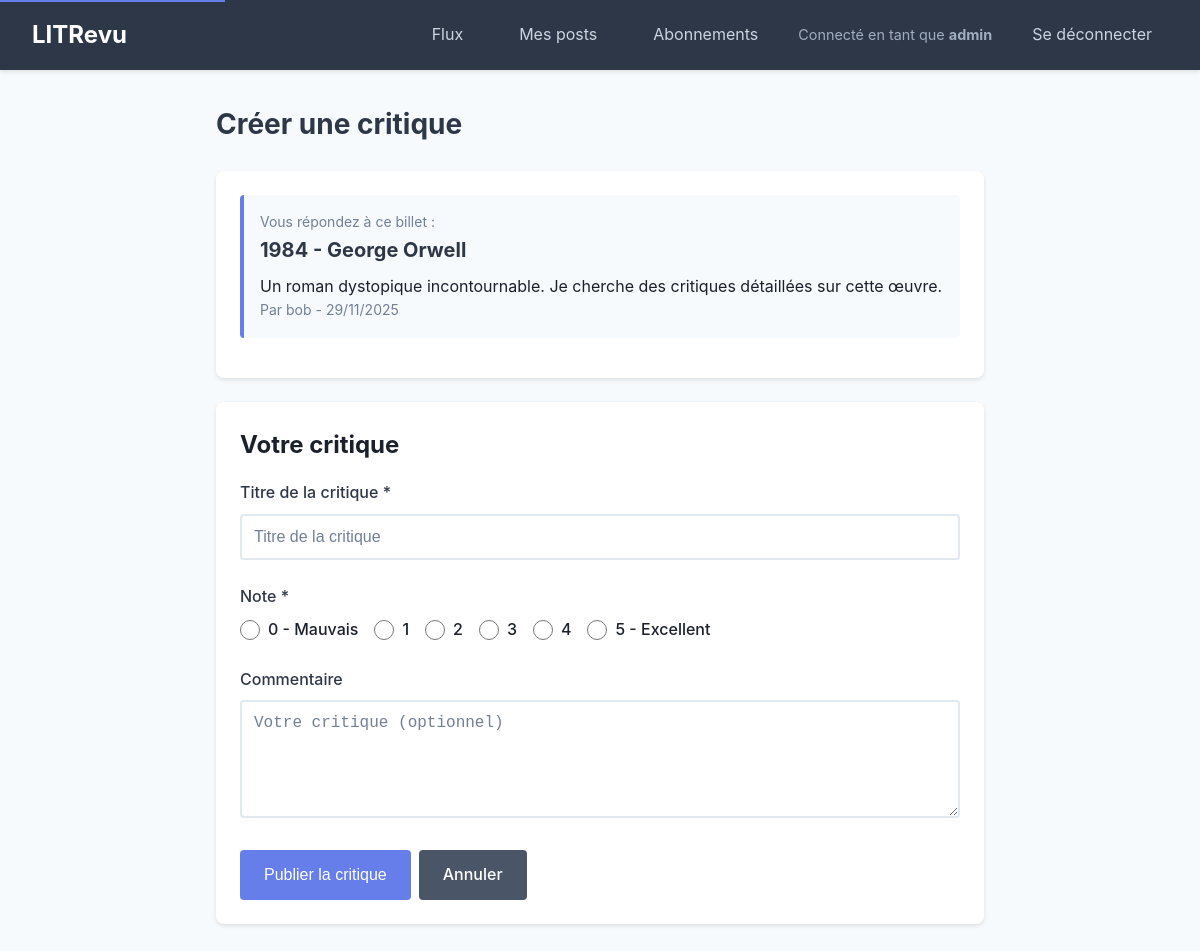
The app's page /ticket/2/review/ (signed in) with its own data.
### authentication/models.py (models this page shows, shortened)
class User(AbstractUser):
    profile_photo = models.ImageField(
        upload_to='profile_photos/',
        blank=True,
        null=True,
        verbose_name="Photo de profil"
    )
    class Meta:
        verbose_name = "Utilisateur"
        verbose_name_plural = "Utilisateurs"

### reviews/models.py (models this page shows, shortened)
class Ticket(models.Model):
    title = models.CharField(max_length=128, verbose_name="Titre")
    description = models.TextField(
        max_length=2048,
        blank=True,
        verbose_name="Description"
    )
    user = models.ForeignKey(
        to=settings.AUTH_USER_MODEL,
        on_delete=models.CASCADE,
        related_name='tickets'
    )
    image = models.ImageField(
        upload_to='tickets/',
        null=True,
        blank=True,
        verbose_name="Image"
    )
    time_created = models.DateTimeField(auto_now_add=True)
    class Meta:
        verbose_name = "Billet"
        verbose_name_plural = "Billets"
        ordering = ['-time_created']

### reviews/views.py (the view)
@login_required
def create_review(request, ticket_id):
    ticket = get_object_or_404(Ticket, id=ticket_id)
    if Review.objects.filter(ticket=ticket, user=request.user).exists():
        messages.error(
            request,
            'Vous avez déjà publié une critique pour ce billet.'
        )
        return redirect('feed')
    if request.method == 'POST':
        form = ReviewForm(request.POST)
        if form.is_valid():
            review = form.save(commit=False)
            review.ticket = ticket
            review.user = request.user
            review.save()
            messages.success(request, 'Votre critique a été publiée.')
            return redirect('feed')
    else:
        form = ReviewForm()
    return render(request, 'reviews/create_review.html', {
        'form': form,
        'ticket': ticket
    })

### reviews/forms.py
class ReviewForm(forms.ModelForm):
    RATING_CHOICES = [(i, str(i)) for i in range(6)]
    rating = forms.ChoiceField(
        choices=RATING_CHOICES,
        widget=forms.RadioSelect(attrs={
            'class': 'rating-radio',
            'aria-label': 'Note de 0 à 5'
        }),
        label='Note'
    )
    class Meta:
        model = Review
        fields = ['headline', 'rating', 'body']
        widgets = {
            'headline': forms.TextInput(attrs={
                'class': 'form-control',
                'placeholder': 'Titre de la critique',
                'aria-label': 'Titre de la critique'
            }),
            'body': forms.Textarea(attrs={
                'class': 'form-control',
                'placeholder': 'Votre critique (optionnel)',
                'rows': 5,
                'aria-label': 'Contenu de la critique'
            })
        }

### templates/reviews/create_review.html (shortened to what this page needs)
{% extends 'base.html' %}
{% block content %}
<h1 class="page-title">Créer une critique</h1>
<div class="card">
    <div class="ticket-preview">
        <p class="card-meta">Vous répondez à ce billet :</p>
        <h2 class="card-title">{{ ticket.title }}</h2>
        {% if ticket.description %}
        <p>{{ ticket.description }}</p>
        {% endif %}
        <p class="card-meta">Par {{ ticket.user.username }} - {{ ticket.time_created|date:"d/m/Y" }}</p>
    </div>
</div>
<div class="card">
    <h2 style="margin-bottom: 1rem;">Votre critique</h2>
    <form method="post" novalidate aria-label="Formulaire de création de critique">
        <div class="form-group">
            <label for="id_headline" class="form-label">Titre de la critique *</label>
            {{ form.headline }}
        </div>
        <div class="form-group">
            <label class="form-label">Note *</label>
            <div class="rating-group" role="radiogroup" aria-label="Note de 0 à 5">
                {% for radio in form.rating %}
                <div class="rating-option">
                    {{ radio.tag }}
                    <label for="{{ radio.id_for_label }}">{{ radio.choice_label }} {% if radio.choice_label == "0" %}- Mauvais{% elif radio.choice_label == "5" %}- Excellent{% endif %}</label>
                </div>
                {% endfor %}
            </div>
        </div>
        <div class="form-group">
            <label for="id_body" class="form-label">Commentaire</label>
            {{ form.body }}
        </div>
        <div class="btn-group">
            <button type="submit" class="btn btn-primary">Publier la critique</button>
            <a href="{% url 'feed' %}" class="btn btn-secondary">Annuler</a>
        </div>
    </form>
</div>
{% endblock %}

### templates/base.html (shortened to what this page needs)
<!DOCTYPE html>
<html lang="fr">
<head>
    {% load static %}
    <link rel="stylesheet" href="{% static 'css/base.css' %}">
</head>
<body>
    {% if user.is_authenticated %}
    <nav class="navbar" role="navigation" aria-label="Navigation principale">
        <div class="navbar-container">
            <a href="{% url 'feed' %}" class="navbar-brand" aria-label="LITRevu - Accueil">LITRevu</a>
            <ul class="navbar-nav">
                <li><a href="{% url 'feed' %}" class="nav-link {% if request.resolver_match.url_name == 'feed' %}active{% endif %}">Flux</a></li>
                <li><a href="{% url 'user_posts' %}" class="nav-link {% if request.resolver_match.url_name == 'user_posts' %}active{% endif %}">Mes posts</a></li>
                <li><a href="{% url 'follows' %}" class="nav-link {% if request.resolver_match.url_name == 'follows' %}active{% endif %}">Abonnements</a></li>
                <li><span class="user-info">Connecté en tant que <strong>{{ user.username }}</strong></span></li>
                <li><a href="{% url 'logout' %}" class="nav-link">Se déconnecter</a></li>
            </ul>
        </div>
    </nav>
    {% endif %}
    <main id="main-content" class="main-container" role="main">
        {% block content %}{% endblock %}
    </main>
</body>
</html>

### static/css/base.css (style rules this page uses)
:root { --primary-color: #4a5568; --secondary-color: #2d3748; --accent-color: #667eea; --background-color: #f7fafc; --card-background: #ffffff; --text-color: #1a202c; --text-muted: #718096; --border-color: #e2e8f0; --success-color: #48bb78; --error-color: #f56565; --warning-color: #ed8936; }
* { margin: 0; padding: 0; box-sizing: border-box; }
body { font-family: -apple-system, BlinkMacSystemFont, 'Segoe UI', Roboto, 'Helvetica Neue', Arial, sans-serif; background-color: var(--background-color); color: var(--text-color); line-height: 1.6; min-height: 100vh; }
.navbar { background-color: var(--secondary-color); padding: 1rem 2rem; box-shadow: 0 2px 4px rgba(0, 0, 0, 0.1); }
.navbar-container { max-width: 1200px; margin: 0 auto; display: flex; justify-content: space-between; align-items: center; flex-wrap: wrap; gap: 1rem; }
.navbar-brand { color: white; font-size: 1.5rem; font-weight: bold; text-decoration: none; }
.navbar-nav { display: flex; list-style: none; gap: 1.5rem; align-items: center; flex-wrap: wrap; }
.nav-link { color: #cbd5e0; text-decoration: none; padding: 0.5rem 1rem; border-radius: 4px; transition: all 0.2s ease; }
.user-info { color: #a0aec0; font-size: 0.9rem; }
.main-container { max-width: 800px; margin: 2rem auto; padding: 0 1rem; }
.card { background-color: var(--card-background); border-radius: 8px; box-shadow: 0 2px 4px rgba(0, 0, 0, 0.1); padding: 1.5rem; margin-bottom: 1.5rem; }
.card-meta { color: var(--text-muted); font-size: 0.875rem; }
.card-title { font-size: 1.25rem; margin-bottom: 0.5rem; color: var(--secondary-color); }
.form-group { margin-bottom: 1.5rem; }
.form-label { display: block; margin-bottom: 0.5rem; font-weight: 500; color: var(--secondary-color); }
.form-control { width: 100%; padding: 0.75rem; border: 2px solid var(--border-color); border-radius: 4px; font-size: 1rem; transition: border-color 0.2s ease; }
.form-control::placeholder { color: var(--text-muted); }
.rating-group { display: flex; gap: 1rem; flex-wrap: wrap; }
.rating-option { display: flex; align-items: center; gap: 0.5rem; }
.rating-option input[type="radio"] { width: 1.25rem; height: 1.25rem; cursor: pointer; }
.rating-option label { cursor: pointer; font-weight: 500; }
.btn { display: inline-block; padding: 0.75rem 1.5rem; border: none; border-radius: 4px; font-size: 1rem; font-weight: 500; text-decoration: none; cursor: pointer; transition: all 0.2s ease; text-align: center; }
.btn-primary { background-color: var(--accent-color); color: white; }
.btn-secondary { background-color: var(--primary-color); color: white; }
.btn-group { display: flex; gap: 0.5rem; flex-wrap: wrap; }
.page-title { font-size: 1.75rem; margin-bottom: 1.5rem; color: var(--secondary-color); }
.ticket-preview { background-color: var(--background-color); border-radius: 4px; padding: 1rem; margin-bottom: 1rem; border-left: 4px solid var(--accent-color); }

### records on screen
User: username "admin"
Ticket: title "1984 - George Orwell", description "Un roman dystopique incontournable. Je cherche des critiques détaillées sur cette œuvre.", user.username "bob", time_created "29/11/2025"

### other values on screen
{{ radio.choice_label }} "0" "1" "2" "3" "4" "5"
